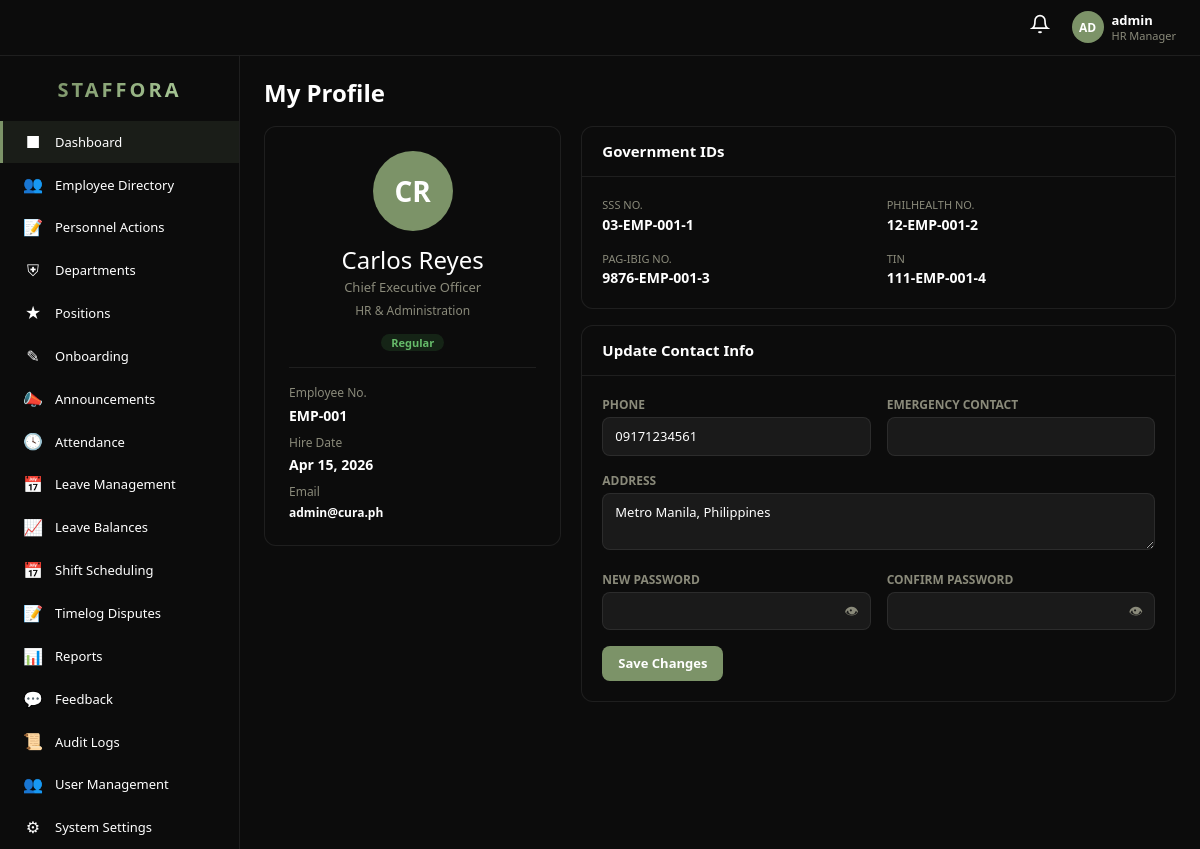
/pages/my_profile.php (signed in), run on the app's committed database.
### tables this page shows
CREATE TABLE `employee` (
  `id` int(11) NOT NULL AUTO_INCREMENT,
  `user_id` int(11) DEFAULT NULL,
  `employee_no` varchar(30) DEFAULT NULL,
  `first_name` varchar(80) NOT NULL,
  `middle_name` varchar(80) DEFAULT NULL,
  `last_name` varchar(80) NOT NULL,
  `suffix` varchar(10) DEFAULT NULL,
  `gender` varchar(20) DEFAULT NULL,
  `email` varchar(150) DEFAULT NULL,
  `phone` varchar(30) DEFAULT NULL,
  `department_id` int(11) DEFAULT NULL,
  `position_id` int(11) DEFAULT NULL,
  `work_rule_id` int(11) DEFAULT NULL,
  `job_title` varchar(100) DEFAULT NULL,
  `employment_type` enum('Full-Time','Part-Time','Contractual','Intern') NOT NULL DEFAULT 'Full-Time',
  `status` enum('Regular','Probationary','Resigned','Terminated','On Leave') NOT NULL DEFAULT 'Probationary',
  `hire_date` date DEFAULT NULL,
  `date_regularized` date DEFAULT NULL,
  `basic_salary` decimal(12,2) NOT NULL DEFAULT 0.00,
  `civil_status` enum('Single','Married','Widowed','Separated','Divorced') DEFAULT NULL,
  `date_of_birth` date DEFAULT NULL,
  `place_of_birth` varchar(150) DEFAULT NULL,
  `nationality` varchar(60) DEFAULT 'Filipino',
  `solo_parent_id` varchar(50) DEFAULT NULL,
  `blood_type` varchar(5) DEFAULT NULL,
  `highest_education` varchar(80) DEFAULT NULL,
  `address` text DEFAULT NULL,
  `sss_no` varchar(30) DEFAULT NULL,
  `philhealth_no` varchar(30) DEFAULT NULL,
  `pagibig_no` varchar(30) DEFAULT NULL,
  `tin_no` varchar(30) DEFAULT NULL,
  `bank_name` varchar(80) DEFAULT NULL,
  `bank_account_number` varchar(40) DEFAULT NULL,
  `emergency_contact_name` varchar(100) DEFAULT NULL,
  `emergency_contact_relationship` varchar(60) DEFAULT NULL,
  `emergency_contact_phone` varchar(30) DEFAULT NULL,
  `created_at` int(11) NOT NULL DEFAULT 0,
  `updated_at` int(11) NOT NULL DEFAULT 0,
  PRIMARY KEY (`id`),
  KEY `user_id` (`user_id`),
  KEY `department_id` (`department_id`),
  KEY `position_id` (`position_id`),
  CONSTRAINT `employee_ibfk_1` FOREIGN KEY (`user_id`) REFERENCES `user` (`id`) ON DELETE SET NULL,
  CONSTRAINT `employee_ibfk_2` FOREIGN KEY (`department_id`) REFERENCES `department` (`id`) ON DELETE SET NULL,
  CONSTRAINT `employee_ibfk_3` FOREIGN KEY (`position_id`) REFERENCES `position` (`id`) ON DELETE SET NULL
);

CREATE TABLE `department` (
  `id` int(11) NOT NULL AUTO_INCREMENT,
  `name` varchar(100) NOT NULL,
  `description` text DEFAULT NULL,
  `location` varchar(150) DEFAULT NULL,
  `budget` decimal(15,2) DEFAULT 0.00,
  `created_at` int(11) NOT NULL DEFAULT 0,
  PRIMARY KEY (`id`)
);

CREATE TABLE `user` (
  `id` int(11) NOT NULL AUTO_INCREMENT,
  `username` varchar(80) NOT NULL,
  `email` varchar(150) NOT NULL,
  `password` varchar(255) NOT NULL,
  `role` enum('Super Admin','Manager','Employee') NOT NULL DEFAULT 'Employee',
  `status` enum('Active','Inactive') NOT NULL DEFAULT 'Active',
  `department_id` int(11) DEFAULT NULL,
  `created_at` int(11) NOT NULL DEFAULT 0,
  PRIMARY KEY (`id`),
  UNIQUE KEY `email` (`email`),
  KEY `user_ibfk_1` (`department_id`),
  CONSTRAINT `user_ibfk_1` FOREIGN KEY (`department_id`) REFERENCES `department` (`id`) ON DELETE SET NULL
);

### includes/auth.php (called while the page is built, shortened)
<?php
require_once __DIR__ . '/../config.php';
require_once __DIR__ . '/db.php';
class Auth {
    public static function id(): ?int    { return $_SESSION['user_id'] ?? null; }
    public static function empId(): ?int  { return $_SESSION['employee_id'] ?? null; }
}

### includes/db.php (called while the page is built, shortened)
<?php
require_once __DIR__ . '/../config.php';
class DB {
    private static $pdo = null;
    public static function get(): PDO {
        if (self::$pdo === null) {
            $dsn = 'mysql:host=' . DB_HOST . ';port=' . DB_PORT . ';dbname=' . DB_NAME . ';charset=' . DB_CHARSET;
            self::$pdo = new PDO($dsn, DB_USER, DB_PASS, [
                PDO::ATTR_ERRMODE            => PDO::ERRMODE_EXCEPTION,
                PDO::ATTR_DEFAULT_FETCH_MODE => PDO::FETCH_ASSOC,
                PDO::ATTR_EMULATE_PREPARES   => false,
            ]);
        }
        return self::$pdo;
    }
    public static function query(string $sql, array $params = []): PDOStatement {
        $stmt = self::get()->prepare($sql);
        $stmt->execute($params);
        return $stmt;
    }
    public static function fetchOne(string $sql, array $params = []): ?array {
        $row = self::query($sql, $params)->fetch();
        return $row ?: null;
    }
}

### config.php (called while the page is built, shortened)
<?php
if(!function_exists("e")){
    function e(?string $s):string{ return htmlspecialchars((string)$s,ENT_QUOTES|ENT_SUBSTITUTE,"UTF-8"); }
}

### pages/my_profile.php (the view, shortened to what this page needs)
<?php
require_once __DIR__ . "/../config.php"; require_once __DIR__ . "/../includes/db.php"; require_once __DIR__ . "/../includes/auth.php";
Auth::check(); $pageTitle="My Profile — ".APP_NAME; $empId=Auth::empId(); $userId=Auth::id();
$emp=$empId?DB::fetchOne("SELECT e.*,d.name as dept_name FROM employee e LEFT JOIN department d ON e.department_id=d.id WHERE e.id=?",[$empId]):null;
$user=DB::fetchOne("SELECT * FROM `user` WHERE id=?",[$userId]);
require_once __DIR__ . "/../includes/layout_header.php"; ?>
<div style="margin-bottom:20px;"><h1 style="font-size:24px;font-weight:700;margin:0;">My Profile</h1></div>
<div style="display:grid;grid-template-columns:1fr 2fr;gap:20px;">
<div class="hrms-card" style="padding:24px;text-align:center;height:fit-content;">
    <div style="width:80px;height:80px;border-radius:50%;background:var(--accent);display:flex;align-items:center;justify-content:center;font-size:28px;font-weight:700;color:#fff;margin:0 auto 16px;">
        <?php echo strtoupper(substr($emp["first_name"]??Auth::name(),0,1).substr($emp["last_name"]??"",0,1)); ?>
    </div>
    <h3 style="margin:0 0 4px;"><?php echo $emp?e($emp["first_name"]." ".$emp["last_name"]):e(Auth::name()); ?></h3>
    <p style="color:var(--text-muted);font-size:13px;margin:0 0 6px;"><?php echo e($emp["job_title"]??""); ?></p>
    <p style="color:var(--text-muted);font-size:12px;margin:0 0 12px;"><?php echo e($emp["dept_name"]??""); ?></p>
    <span class="badge badge-success"><?php echo e($emp["status"]??"Active"); ?></span>
    <div style="margin-top:16px;border-top:1px solid var(--border);padding-top:16px;text-align:left;">
        <div style="font-size:12px;color:var(--text-muted);margin-bottom:4px;">Employee No.</div>
        <div style="font-weight:600;"><?php echo e($emp["employee_no"]??""); ?></div>
        <div style="font-size:12px;color:var(--text-muted);margin:8px 0 4px;">Hire Date</div>
        <div style="font-weight:600;"><?php echo $emp["hire_date"]?date("M j, Y",strtotime($emp["hire_date"])):"—"; ?></div>
        <div style="font-size:12px;color:var(--text-muted);margin:8px 0 4px;">Email</div>
        <div style="font-weight:600;font-size:12px;"><?php echo e($user["email"]??""); ?></div>
    </div>
</div>
<div>
    <div class="hrms-card" style="margin-bottom:16px;"><div class="card-header"><h3>Government IDs</h3></div><div class="card-body">
    <div style="display:grid;grid-template-columns:1fr 1fr;gap:16px;">
    <?php $govIds=[["SSS No.",$emp["sss_no"]??""],["PhilHealth No.",$emp["philhealth_no"]??""],["Pag-IBIG No.",$emp["pagibig_no"]??""],["TIN",$emp["tin_no"]??""]];
    foreach($govIds as $g): ?><div><p style="font-size:11px;color:var(--text-muted);margin:0 0 2px;text-transform:uppercase;"><?php echo $g[0]; ?></p><p style="font-size:14px;font-weight:600;margin:0;"><?php echo e($g[1]); ?></p></div><?php endforeach; ?>
    </div></div></div>
    <div class="hrms-card"><div class="card-header"><h3>Update Contact Info</h3></div><div class="card-body">
    <form method="POST">
    <div style="display:grid;grid-template-columns:1fr 1fr;gap:16px;">
    <div><label style="display:block;font-size:12px;font-weight:600;color:var(--text-muted);margin-bottom:4px;text-transform:uppercase;">Phone</label><input type="text" name="phone" value="<?php echo e($emp["phone"]??""); ?>" style="width:100%;padding:9px 12px;background:rgba(255,255,255,0.06);border:1px solid var(--border);border-radius:8px;color:var(--text);font-size:13px;"></div>
    <div><label style="display:block;font-size:12px;font-weight:600;color:var(--text-muted);margin-bottom:4px;text-transform:uppercase;">Emergency Contact</label><input type="text" name="emergency_contact" value="<?php echo e($emp["emergency_contact_name"]??""); ?>" style="width:100%;padding:9px 12px;background:rgba(255,255,255,0.06);border:1px solid var(--border);border-radius:8px;color:var(--text);font-size:13px;"></div>
    <div style="grid-column:1/-1;"><label style="display:block;font-size:12px;font-weight:600;color:var(--text-muted);margin-bottom:4px;text-transform:uppercase;">Address</label><textarea name="address" rows="2" style="width:100%;padding:9px 12px;background:rgba(255,255,255,0.06);border:1px solid var(--border);border-radius:8px;color:var(--text);font-size:13px;"><?php echo e($emp["address"]??""); ?></textarea></div>
    <div><label style="display:block;font-size:12px;font-weight:600;color:var(--text-muted);margin-bottom:4px;text-transform:uppercase;">New Password</label><div style="position:relative;"><input type="password" name="new_password" id="mp_pass1" style="width:100%;padding:9px 36px 9px 12px;background:rgba(255,255,255,0.06);border:1px solid var(--border);border-radius:8px;color:var(--text);font-size:13px;"><button type="button" onclick="toggleVisibility('mp_pass1')" style="position:absolute;right:8px;top:50%;transform:translateY(-50%);background:none;border:none;color:var(--text-muted);cursor:pointer;padding:4px;">&#128065;</button></div></div>
    <div><label style="display:block;font-size:12px;font-weight:600;color:var(--text-muted);margin-bottom:4px;text-transform:uppercase;">Confirm Password</label><div style="position:relative;"><input type="password" name="confirm_password" id="mp_pass2" style="width:100%;padding:9px 36px 9px 12px;background:rgba(255,255,255,0.06);border:1px solid var(--border);border-radius:8px;color:var(--text);font-size:13px;"><button type="button" onclick="toggleVisibility('mp_pass2')" style="position:absolute;right:8px;top:50%;transform:translateY(-50%);background:none;border:none;color:var(--text-muted);cursor:pointer;padding:4px;">&#128065;</button></div></div>
    </div><div style="margin-top:16px;"><button type="submit" class="btn btn-accent">Save Changes</button></div>
    </form></div></div>
</div></div>
<?php require_once __DIR__ . "/../includes/layout_footer.php"; ?>

### web/css/hrms.css (style rules this page uses)
:root { --bg: #0c0c0c; --sidebar: #0c0c0c; --card: #0c0c0c; --card-hover: #161616; --border: rgba(255, 255, 255, 0.08); --text: #ffffff; --text-muted: #8a8a7a; --accent: #7C9368; --accent-hover: #8ca678; --primary: #5b8a72; --success: #4caf50; --warning: #E07A45; --danger: #d4183d; --info: #42a5f5 }
* { box-sizing: border-box }
body.hrms-body { margin: 0; background: var(--bg); color: var(--text); font-family: 'Segoe UI', system-ui, -apple-system, sans-serif; font-size: 14px }
.hrms-card { background: var(--card); border: 1px solid var(--border); border-radius: 12px; overflow: hidden; transition: border-color .2s }
.card-header { padding: 16px 20px; border-bottom: 1px solid var(--border); display: flex; justify-content: space-between; align-items: center }
.card-header h3 { margin: 0; font-size: 15px; font-weight: 600 }
.card-body { padding: 20px }
.badge { padding: 3px 10px; border-radius: 20px; font-size: 11px; font-weight: 600; display: inline-block }
.badge-on-time, .badge-active, .badge-approved, .badge-success, .badge-completed, .badge-open, .badge-hired { background: rgba(76, 175, 80, 0.15); color: #66bb6a }
.btn { padding: 8px 16px; border-radius: 8px; font-size: 13px; font-weight: 600; border: none; cursor: pointer; transition: all .2s; display: inline-flex; align-items: center; gap: 6px; text-decoration: none }
.btn-accent { background: var(--accent); color: #fff }

### data on the page
employee: first_name+last_name "CR", first_name+last_name "Carlos Reyes", job_title "Chief Executive Officer", department.name "HR & Administration", status "Regular", employee_no "EMP-001", hire_date "Apr 15, 2026", phone "09171234561", address "Metro Manila, Philippines"
user: email "admin@cura.ph"

### other printed values
substr($username ?: 'U', 0, 2) "AD"
$username "admin"
$roleLabel "HR Manager"
$item[2] "■"
$item[0] "Dashboard"
$item[2] "👥"
$item[0] "Employee Directory"
$item[2] "📝"
$item[0] "Personnel Actions"
$item[2] "⛨"
$item[0] "Departments"
$item[2] "★"
$item[0] "Positions"
$item[2] "✎"
$item[0] "Onboarding"
